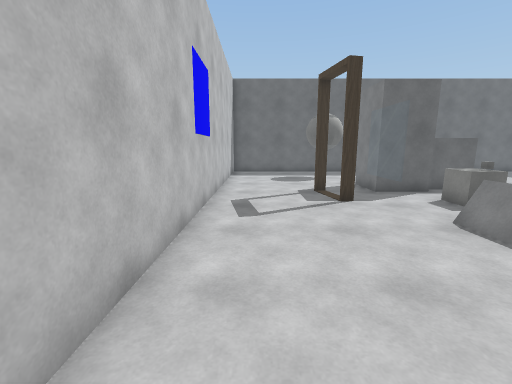
view 1 (above)

13 first-person views from a walk through a scene from a Unity 3-D project. The camera is 1.5 m above the floor, tilts 10° down and sees 90° across. Doors are open. The floor is counted in squares, 0.9 m on a side. Each view is taken from the middle of a square. On the plan, view 1 faces up. The plan holds only what a view shows up to about 14 squares ahead; the rest is blank. The player character is not drawn. Some surface patterns are stand-ins.

view 2
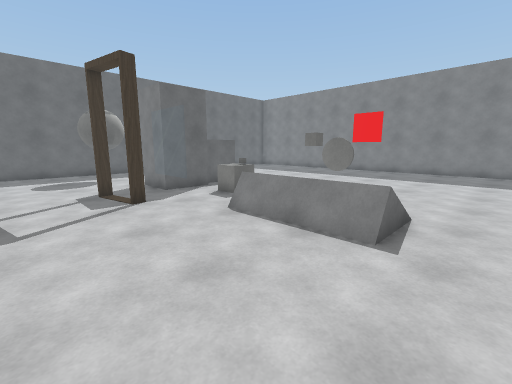

view 3
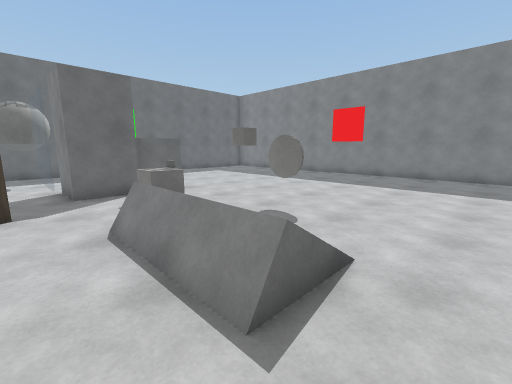

view 4
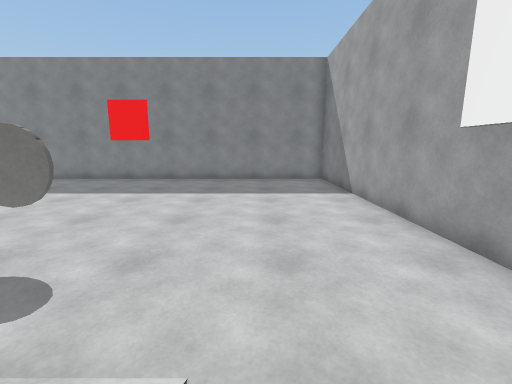

view 5
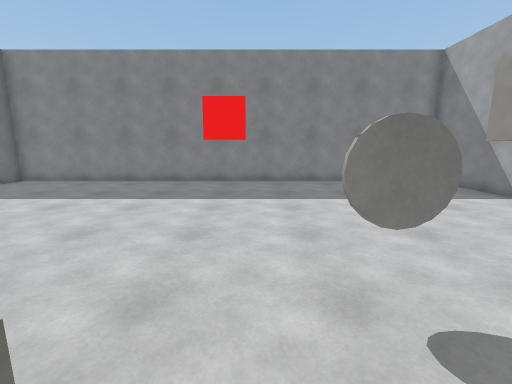

view 6
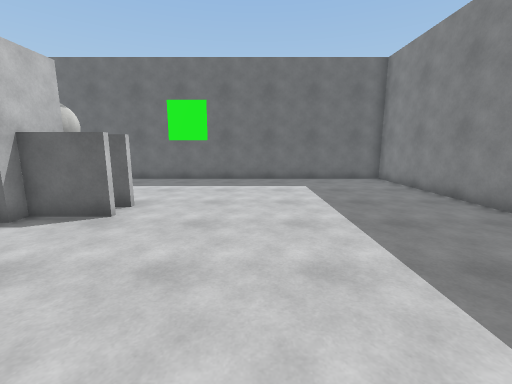

view 7
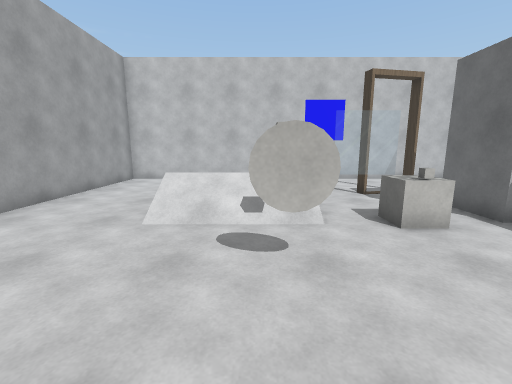

view 8
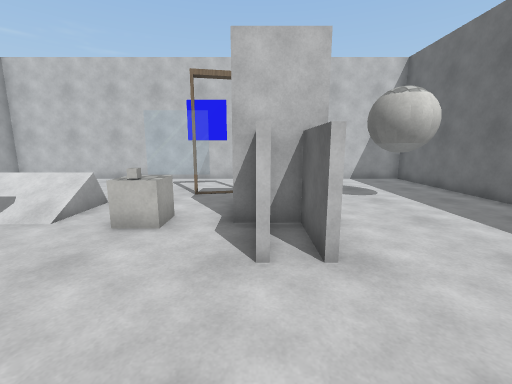

view 9
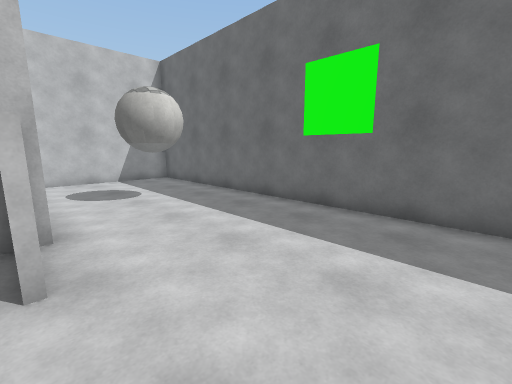

view 10
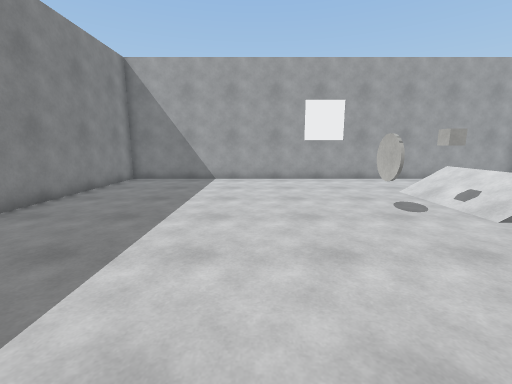

view 11
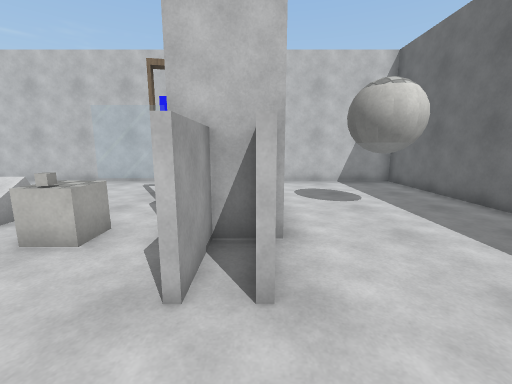

view 12
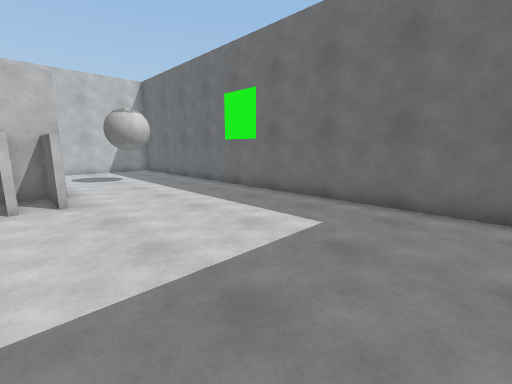

view 13
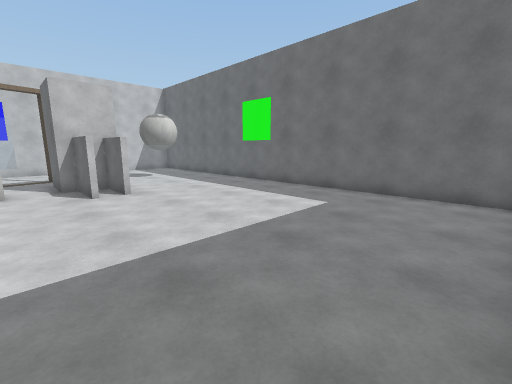

### Floor plan
Points are (right, up) in squares from view 1. A wall is a line through its corners. A room is listed if a view was taken in it or the views show most of it. See-through windows are left out.
Room 1 (views 1, 2, 3, 4, 5, 6, 7, 8, 9, 10, 11, 12, 13)
walls: (8.6, 10) (6.5, 10); (6.5, 10.2) (8.5, 10.2); (3.1, 7.8) (2.6, 7.7); (2.7, 9.7) (2.2, 9.6); (18.5, -2.5) (18.5, 17.5) (-1.5, 17.5) (-1.5, -2.5) (18.5, -2.5)
low walls: (4.5, 4.5) (4.5, 5.5); (4.5, 1.5) (4.5, 2.5)
ways out: open door at (3, 8.5)
objects: white ball (3, 14) to (4, 15); block (5, 10) to (6, 11); block (6, 7) to (6, 8); cube (7, 5); cube (7, 7) to (7, 8); disc (9, 4) to (9, 5)

Positions as (right, up) in squares from view 1, and headings:
1: (0, 0), facing up
2: (0, 0), facing up-right
3: (3, 0), facing up-right
4: (5, 1), facing right
5: (6, 6), facing right
6: (12, 4), facing up
7: (12, 4), facing left
8: (12, 10), facing left
9: (12, 11), facing up-left
10: (12, 11), facing down
11: (11, 11), facing left
12: (17, 10), facing up-left
13: (18, 8), facing up-left
